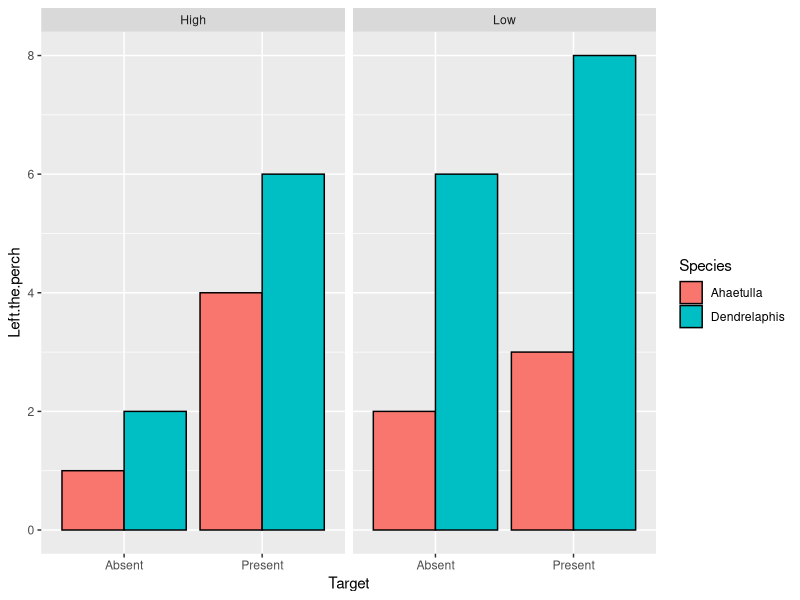
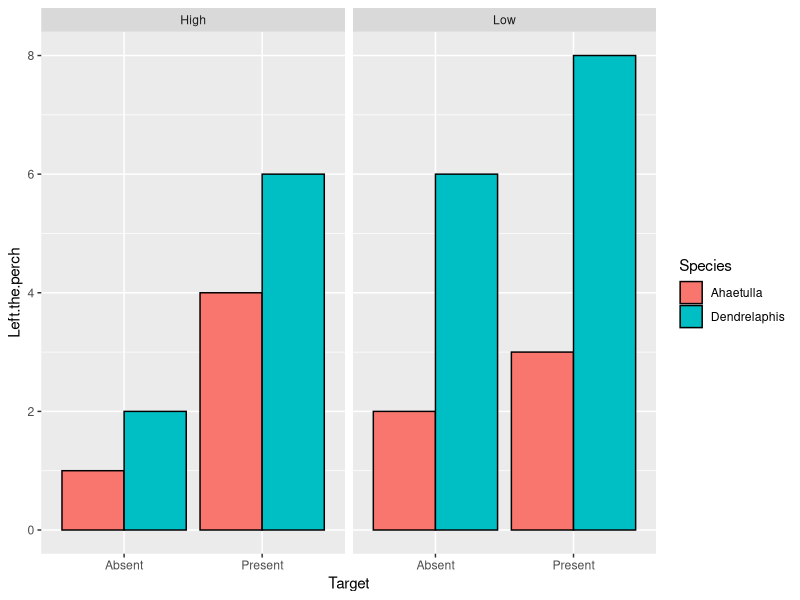

The R source for these figures, in order:
#install gganimate
install.packages("gganimate")
#load ggplot2 and gganimate
library("ggplot2")
library("gganimate")
#load example data titled "Snake perch leaving"
Perch <- read.csv("Snake perch leaving.csv", fileEncoding="UTF-8-BOM")
#Lets a create a plot that shows the number of snakes of each species that left the perch at each of the height and target conditions.
plot1 <- ggplot(Perch, aes(x = Target,
                          y = Left.the.perch,
                          fill = Species)) + 
  geom_bar(position="dodge", stat="identity",colour="black") + 
  facet_wrap(~Height)
plot1
#Lets add in an transition animation based on species
plot1 + transition_states(
  Species,
  transition_length = 0.5,
  state_length = 0.5
)
plot1
